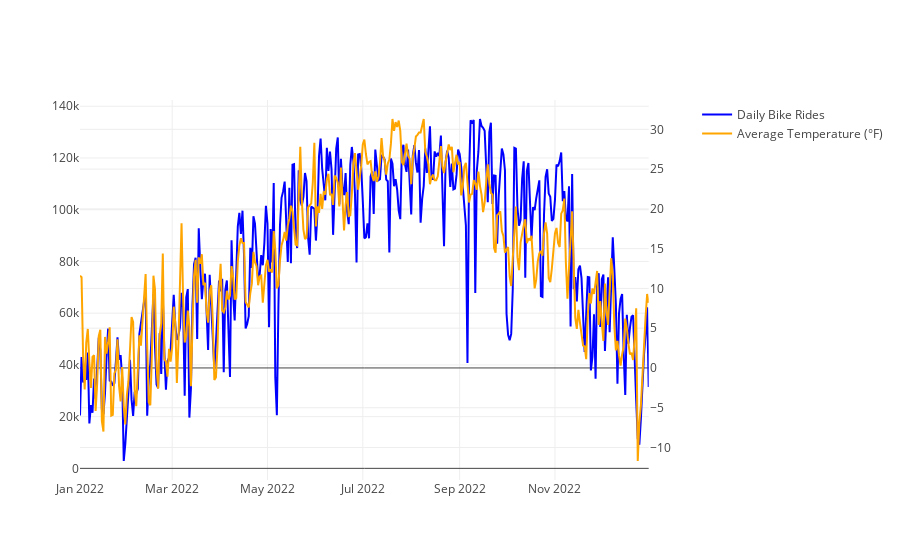

Notebook source saved alongside this figure:
### Code cell
# Add the average temperature line (right y-axis)
fig.add_trace(
    go.Scatter(
        x=daily_sub_df["date"],
        y=daily_sub_df["avgTemp"],
        name="Average Temperature (°F)",
        line=dict(color="orange")
    ),
    secondary_y=True
)

### Figure 1 — Plotly figure (JSON) as saved in the notebook; plotly's stock layout.template omitted (floating-point values rounded to 4 significant figures; data arrays with more than 128 entries replaced by an {"elided": "..."} marker saying what was removed)
{"data": [{"line": {"color": "blue"}, "name": "Daily Bike Rides", "type": "scatter", "x": {"elided": "365 str values"}, "xaxis": "x", "y": {"elided": "365 float values"}, "yaxis": "y"}, {"line": {"color": "orange"}, "name": "Average Temperature (°F)", "type": "scatter", "x": {"elided": "365 str values"}, "xaxis": "x", "y": {"elided": "365 float values"}, "yaxis": "y2"}], "layout": {"xaxis": {"anchor": "y", "domain": [0, 0.94]}, "yaxis": {"anchor": "x", "domain": [0, 1]}, "yaxis2": {"anchor": "x", "overlaying": "y", "side": "right"}}}
